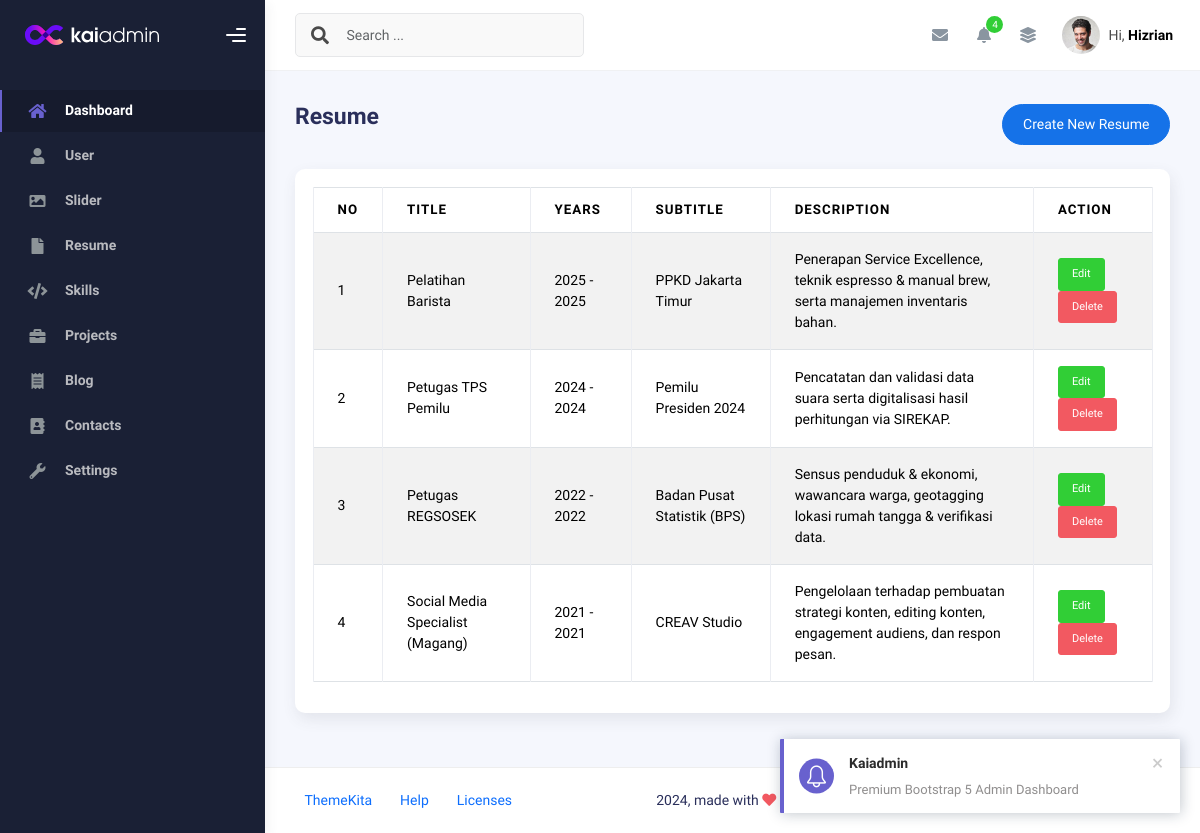
Page /admin/app.php?page=resume (signed in) on the earlier database version.
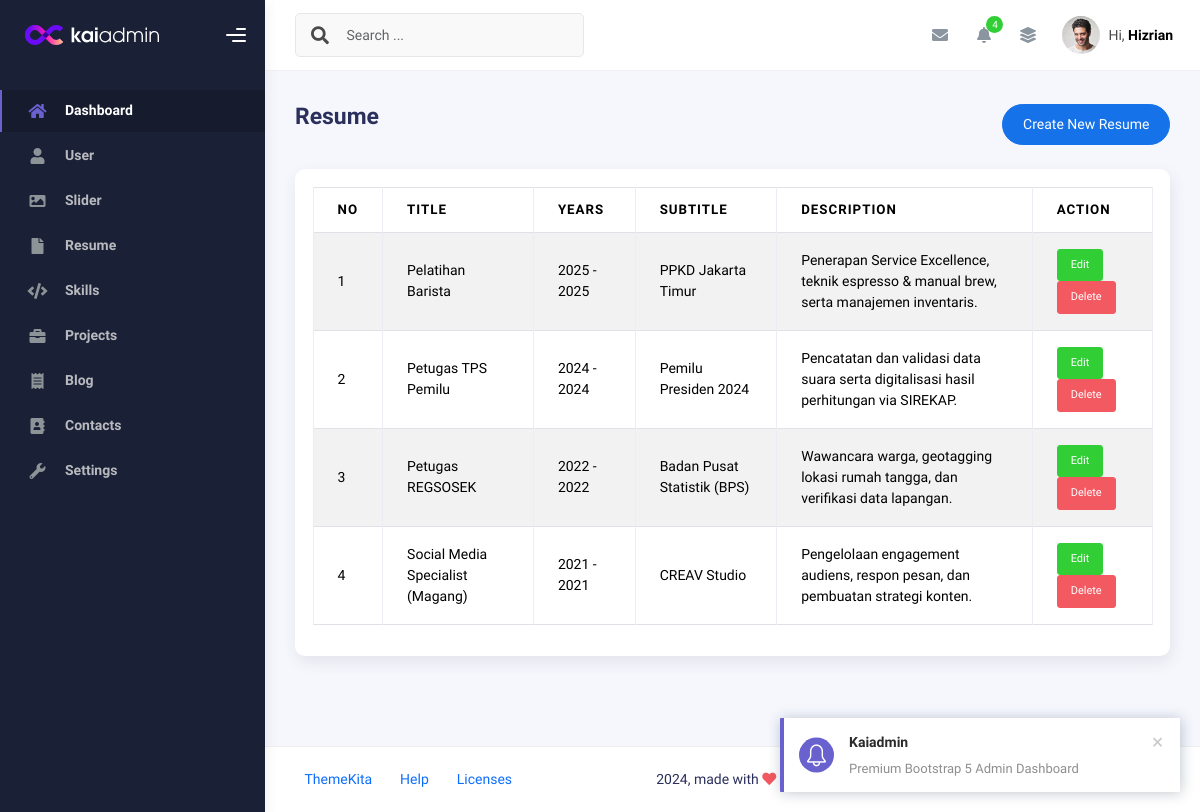
Same page on the later database version.
### tables this page shows
CREATE TABLE `resume` (
  `id` int(11) NOT NULL,
  `title` varchar(50) NOT NULL,
  `year_start` year(4) NOT NULL,
  `year_end` year(4) NOT NULL,
  `subtitle` varchar(50) NOT NULL,
  `description` text NOT NULL,
  `created_at` timestamp NOT NULL DEFAULT current_timestamp(),
  `updated_at` timestamp NULL DEFAULT NULL ON UPDATE current_timestamp()
);

### admin/resume.php (the view, shortened to what this page needs)
<?php
$query = mysqli_query($conn, "SELECT * FROM resume ORDER BY id DESC");
$rows = mysqli_fetch_all($query, MYSQLI_ASSOC);
?>
<div class="d-flex align-items-left align-items-md-center flex-column
            flex-md-row pt-2 pb-4">
  <div>
    <h3 class="fw-bold mb-3">Resume</h3>
  </div>
  <div class="ms-md-auto py-2 py-md-0">
    <a href="app.php?page=create-resume" class="btn btn-primary
              btn-round">Create New Resume</a>
  </div>
</div>
<div class="row">
  <div class="col-sm-6 col-md-12">
    <div class="card">
      <div class="card-body">
        <table class="table table-bordered table-striped">
          <thead>
            <tr>
              <th>No</th>
              <th>Title</th>
              <th>Years</th>
              <th>Subtitle</th>
              <th>Description</th>
              <th>Action</th>
            </tr>
          </thead>
          <tbody>
            <?php foreach ($rows as $index => $row): ?>
              <tr>
                <td><?php echo $index += 1 ?></td>
                <td><?php echo $row['title'] ?></td>
                <td><?php echo $row['year_start'] . " - " . $row['year_end'] ?></td>
                <td><?php echo $row['subtitle'] ?></td>
                <td><?php echo $row['description'] ?></td>
                <td>
                  <a class="btn btn-success btn-sm"
                    href="app.php?page=create-resume&edit=<?php echo $row['id'] ?>">Edit</a>
                  <a onclick="return confirm('Are you sure want to delete this data?')"
                    class="btn btn-danger btn-sm"
                    href="app.php?page=resume&delete=<?php echo $row['id'] ?>">Delete</a>
                </td>
              </tr>
            <?php endforeach ?>
          </tbody>
        </table>
      </div>
    </div>
  </div>
</div>

Differences in the rows shown:
changed resume "Pelatihan Barista": description "Penerapan Service Excellence, teknik espresso & manual brew, serta manajemen inventaris bahan." → "Penerapan Service Excellence, teknik espresso & manual brew, serta manajemen inventaris."
changed resume "Petugas REGSOSEK": description "Sensus penduduk & ekonomi, wawancara warga, geotagging lokasi rumah tangga & verifikasi data." → "Wawancara warga, geotagging lokasi rumah tangga, dan verifikasi data lapangan."
changed resume "Social Media Specialist (Magang)": description "Pengelolaan terhadap pembuatan strategi konten, editing konten, engagement audiens, dan respon pesan." → "Pengelolaan engagement audiens, respon pesan, dan pembuatan strategi konten."
